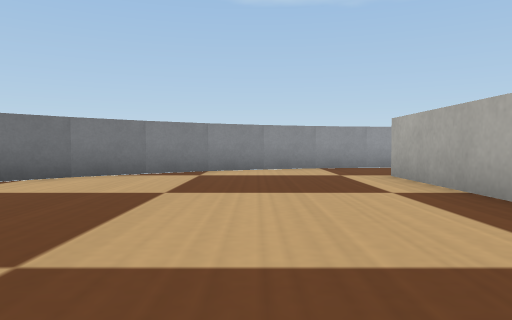
View 1 (above)

16 first-person views from a walk through a Webots world. The camera is 0.05 m above the floor, tilts 2° down and sees 70° across. The floor is counted in squares, 0.1 m on a side. Each view is taken from the middle of a square. On the plan, view 1 faces up. The plan holds only what a view shows up to about 9 squares ahead; the rest is blank. Robots are left out. Webots' stock objects and surfaces are drawn as simple stand-ins.

View 2
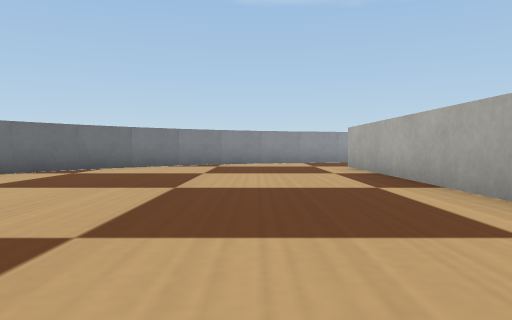

View 3
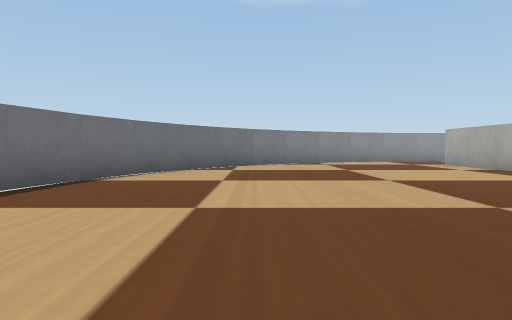

View 4
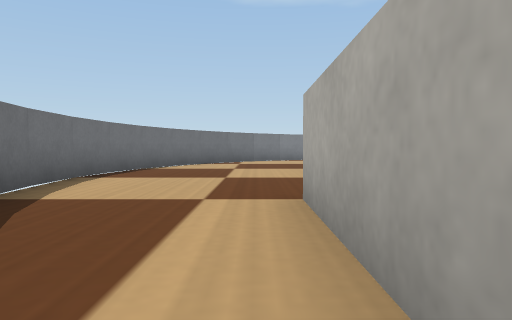

View 5
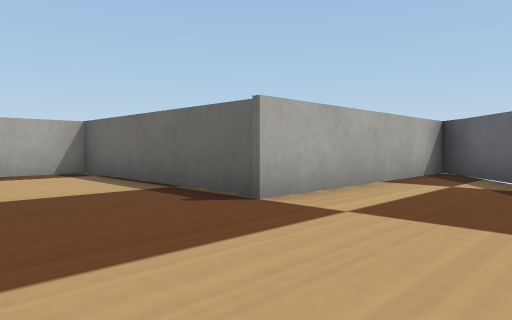

View 6
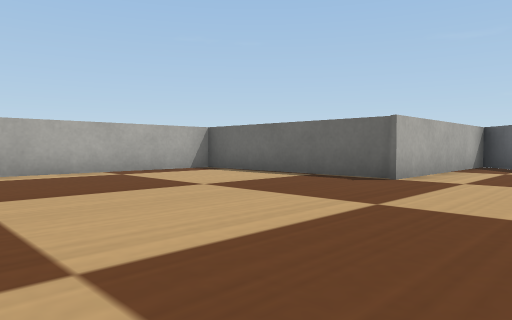

View 7
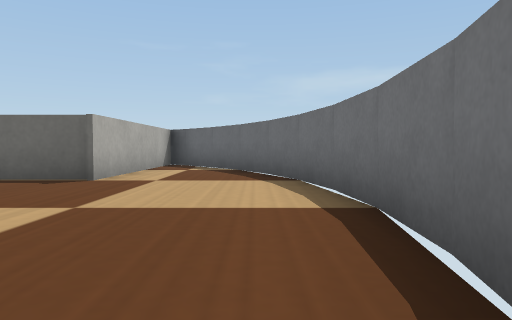

View 8
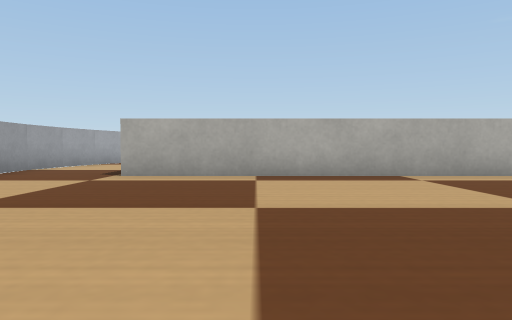

View 9
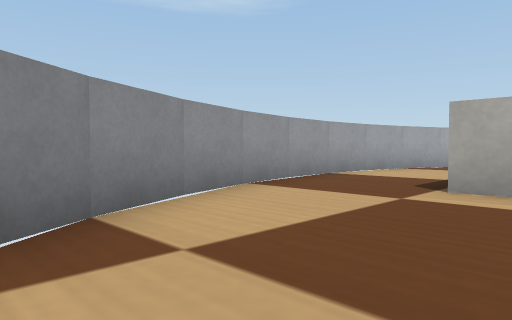

View 10
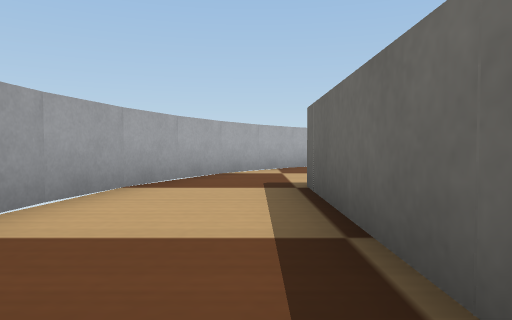

View 11
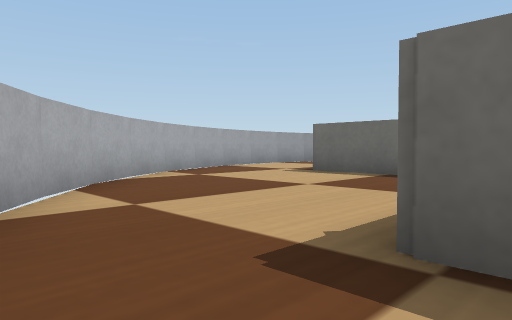

View 12
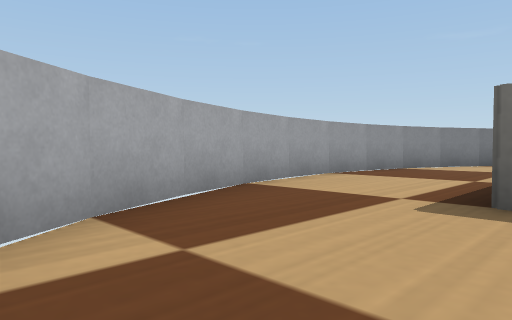

View 13
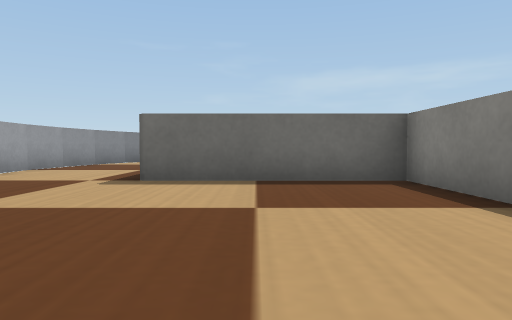

View 14
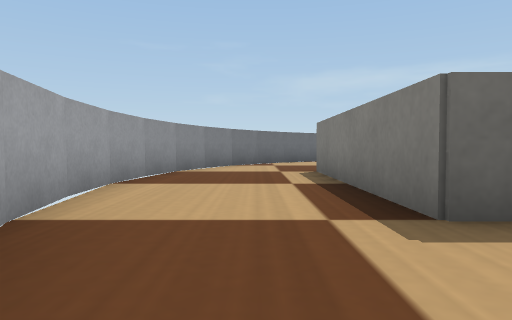

View 15
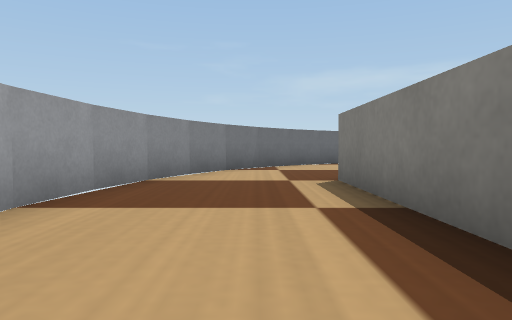

View 16
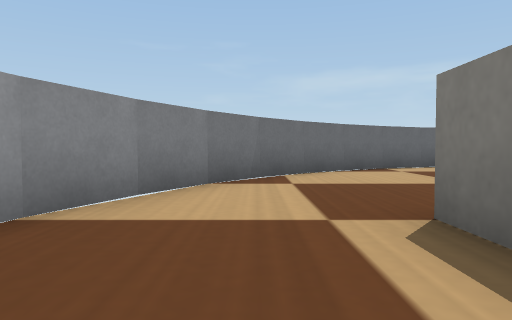

### Floor plan
Ten units are one square. View 1 is at (0, 0); x grows to the right and y downward. Boxes are objects, and circles mark ways between rooms. Rooms are numbered by the first view taken in them; rooms with no view inside come last. Other rooms are left out.
<svg viewBox="-65 -95 210 185">
<path fill="none" stroke="#000" d="M-52 -29 -57 -16M-56 -17 -59 -2M-46 -40 -52 -28M-59 -3 -60 11M-60 10 -59 24M-30 -61 -39 -51 -47 -40M-59 22 -56 37M-21 -70 -31 -60M-57 36 -52 49M-10 -77 -21 -69M-52 48 -46 61M-47 60 -40 70 -30 82M-32 80 -26 85 -26 37 24 37 24 -64M67 -39 67 -15 107 -15 107 36M119 -51 110 -61M111 -60 100 -70M127 -39 119 -52M102 -69 89 -77M133 -28 126 -41M90 -77 78 -83M137 -16 132 -29M79 -82 66 -87M139 -2 136 -17M67 -86 52 -89M140 11 139 -3M29 -63 68 -63M53 -89 39 -90M139 24 140 10M40 -90 26 -89M136 37 139 22M28 -89 14 -87 1 -82M132 49 137 36M2 -83 -10 -76"/>
<circle cx="10" cy="-70" r="3" fill="#2a7"/>
<text x="-10" y="-10">1</text>
<text x="90" y="-30">2</text>
</svg>
Room 1 opens to room 2.

Where each view was taken, in squares from view 1:
view 1: 0 up, 0 right, facing up
view 2: 3 down, 0 right, facing up
view 3: 4 down, 3 left, facing up
view 4: 7 down, 3 left, facing up
view 5: 1 down, 5 left, facing down-right
view 6: 2 up, 5 left, facing down-right
view 7: 2 up, 5 left, facing down
view 8: 4 up, 4 left, facing right
view 9: 5 up, 2 left, facing up-right
view 10: 7 up, 2 right, facing right
view 11: 8 up, 6 right, facing down-right
view 12: 5 up, 10 right, facing down-right
view 13: 7 up, 9 right, facing down
view 14: 4 up, 12 right, facing down
view 15: 2 up, 12 right, facing down
view 16: 1 down, 12 right, facing down
